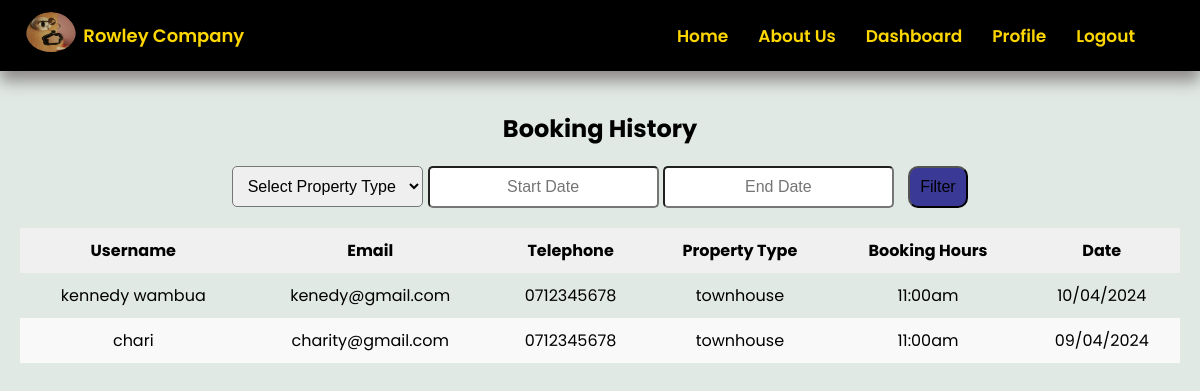
The page /booking/history (signed in) on the database its author committed.
### project/models.py (models this page shows, shortened)
class Booking(db.Model):
    id = db.Column(db.Integer, primary_key=True)
    username = db.Column(db.String(50), nullable=False)
    email = db.Column(db.String(120), nullable=False)
    telephone = db.Column(db.String(10), nullable=False)
    property_type = db.Column(db.String(50), nullable=False)
    booking_hours = db.Column(db.String(50), nullable=False)
    date = db.Column(db.Date, nullable=False)
    status = db.Column(db.String(20), nullable=False, default='Pending')
    user_id = db.Column(db.Integer, db.ForeignKey('user.id'), nullable=False)
    agent_id = db.Column(db.Integer, nullable=False, default='00')

### project/client.py (the view)
@client.route('/booking/history',  methods=['GET'])
@login_required
def bookingHistory():
    property_type = request.args.get('property_type', '')
    start_date = request.args.get('start_date', '')
    end_date = request.args.get('end_date', '')
    bookings_query = Booking.query.filter_by(user_id=current_user.id)
    if property_type:
        bookings_query = bookings_query.filter(Booking.property_type.ilike(f'%{property_type}%'))
    if start_date:
        start_date_obj = datetime.strptime(start_date, '%d/%m/%Y').date()
        bookings_query = bookings_query.filter(Booking.date >= start_date_obj)
    if end_date:
        end_date_obj = datetime.strptime(end_date, '%d/%m/%Y').date()
        bookings_query = bookings_query.filter(Booking.date <= end_date_obj)
    bookings = bookings_query.all()
    return render_template('bookingHistory.html', active_page='bookingHistory',  bookings=bookings)

### project/templates/bookingHistory.html (shortened to what this page needs)
{% extends 'base.html' %}
{% block head %}
  {{super()}}
  <link rel="stylesheet" href="/static/css/bookingHistory.css">
  <link rel="stylesheet" href="https://code.jquery.com/ui/1.12.1/themes/base/jquery-ui.css">
{% endblock %}
{% block content %}
<div class="container">
    <h2> Booking History </h2>
    <form action="{{ url_for('client.bookingHistory') }}" method="get">
        <select name="property_type">
            <option value="">Select Property Type</option>
        </select>
        <input type="text" id="start_date" name="start_date" placeholder="Start Date">
        <input type="text" id="end_date" name="end_date" placeholder="End Date">
        <button type="submit"> Filter </button>
    </form>
    <table>
        <thead>
            <tr>
                <th>Username</th>
                <th>Email</th>
                <th>Telephone</th>
                <th>Property Type</th>
                <th>Booking Hours</th>
                <th>Date</th>
            </tr>
        </thead>
        <tbody>
            {% if bookings %}
                {% for booking in bookings %}
                     <tr>
                        <td>{{ booking.username }}</td>
                        <td>{{ booking.email }}</td>
                        <td>{{ booking.telephone }}</td>
                        <td>{{ booking.property_type }}</td>
                        <td>{{ booking.booking_hours }}</td>
                        <td>{{ booking.date.strftime('%d/%m/%Y') }}</td>
                    </tr>
                {% endfor %}
            {% else %}
                <p> No bookings found. </p>
            {% endif %}
        </tbody>
    </table>
</div>
{% endblock %}

### project/static/css/main.css (style rules this page uses)
* { box-sizing: border-box; margin: 0; padding: 0; }
body { margin: 0; padding: 0; font-family: "Poppins", sans-serif; background-color: #E1E9E5; }

### project/static/css/bookingHistory.css (style rules this page uses)
.container { margin: 20px auto; padding: 20px; align-items: center; display: flex; justify-content: center; flex-direction: column; }
h2 { margin-bottom: 20px; font-weight: bold; }
form { margin-bottom: 20px; }
.container select, .container input { padding: 10px; font-size: 16px; text-align: center; border-radius: 5px; }
.container button { padding: 10px; background-color: rgb(58, 58, 150); margin-left: 10px; border-radius: 10px; font-size: 16px; cursor: pointer; }
table { width: 100%; border-collapse: collapse; }
thead { background-color: #f0f0f0; }
td, th { padding: 10px; text-align: center; }
th { font-weight: bold; }
tbody tr:nth-child(even) { background-color: #f9f9f9; }

### rows shown on the page
Booking: username "kennedy wambua", email "kenedy@gmail.com", telephone "0712345678", property_type "townhouse", booking_hours "11:00am", date "10/04/2024"
Booking: username "chari", email "charity@gmail.com", telephone "0712345678", property_type "townhouse", booking_hours "11:00am", date "09/04/2024"
